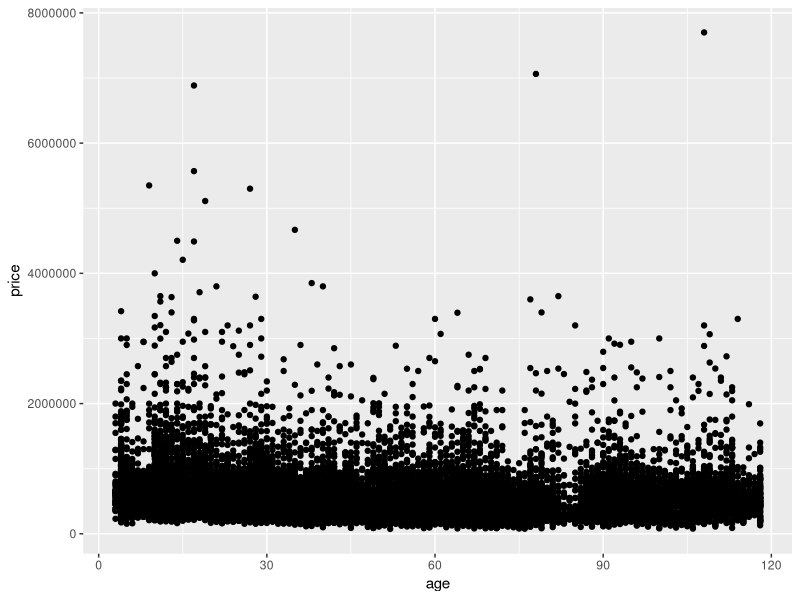
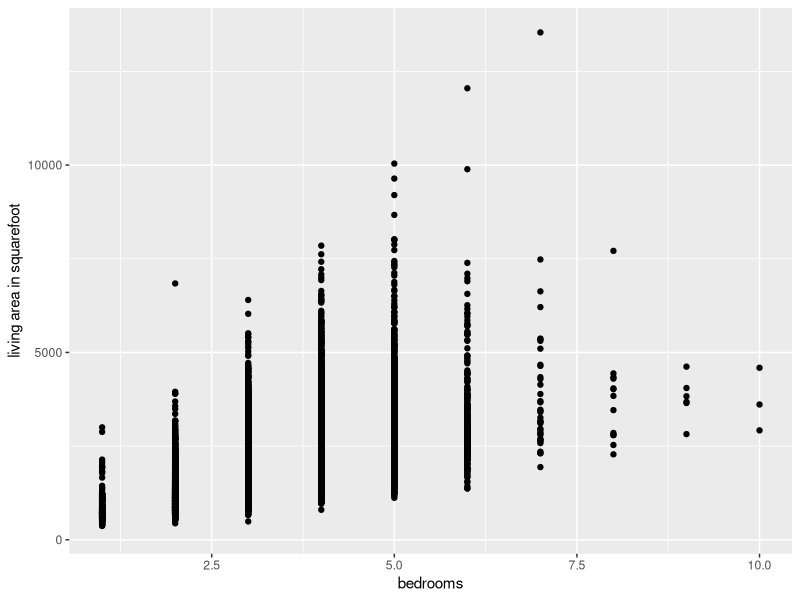
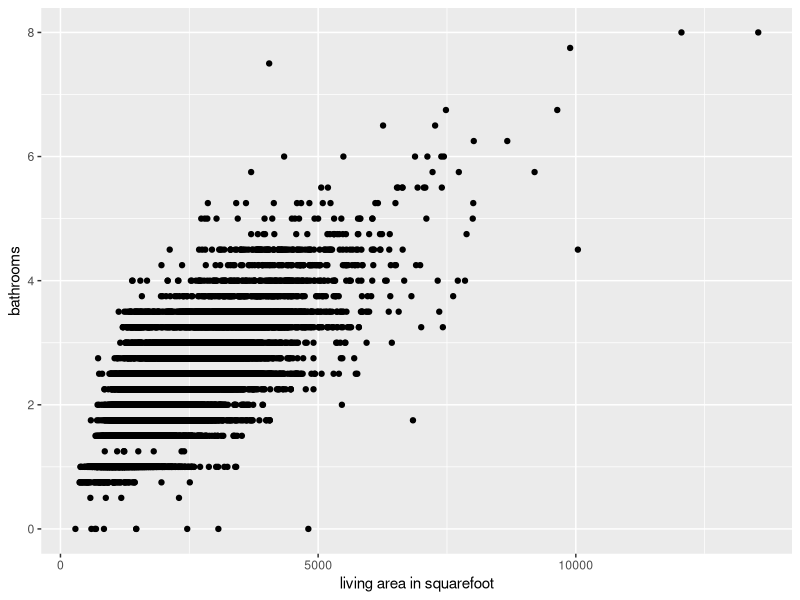
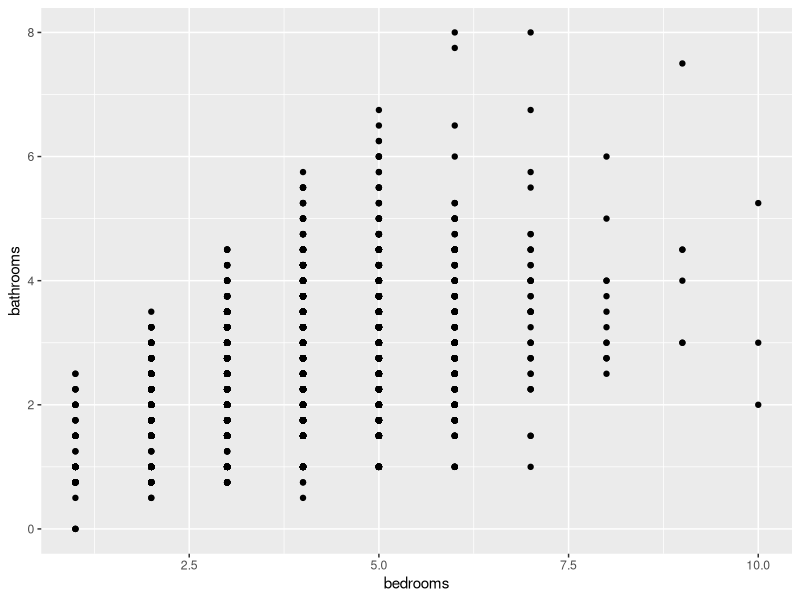
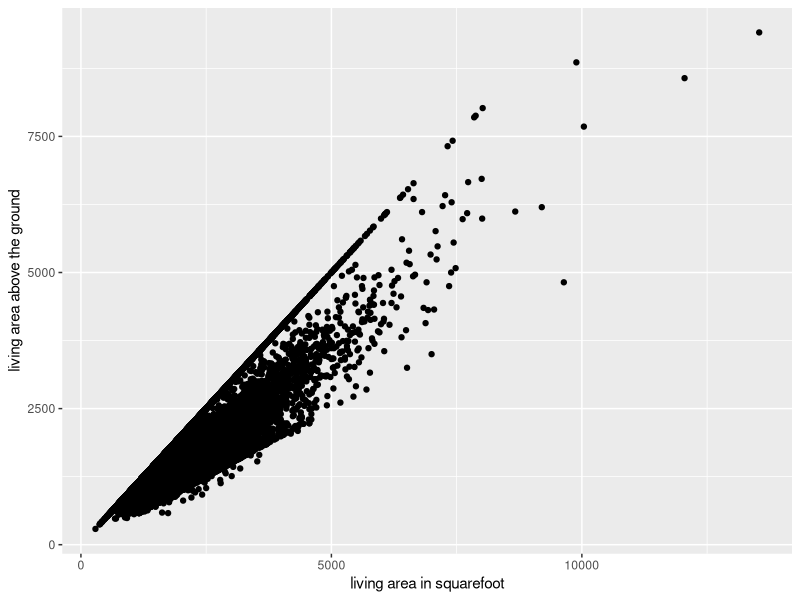
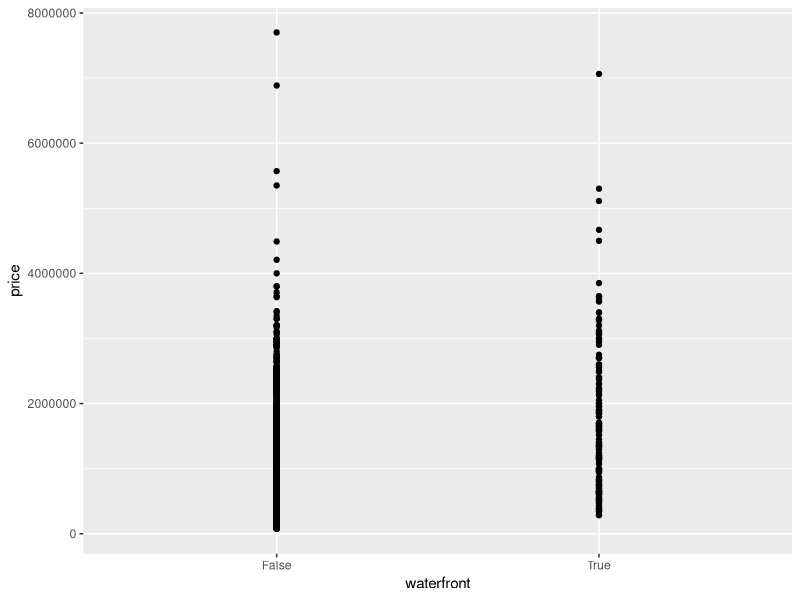
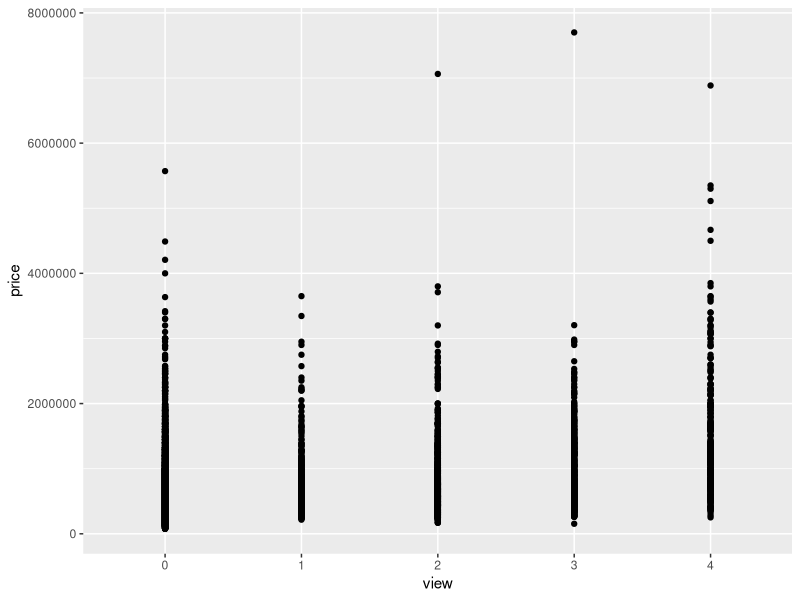
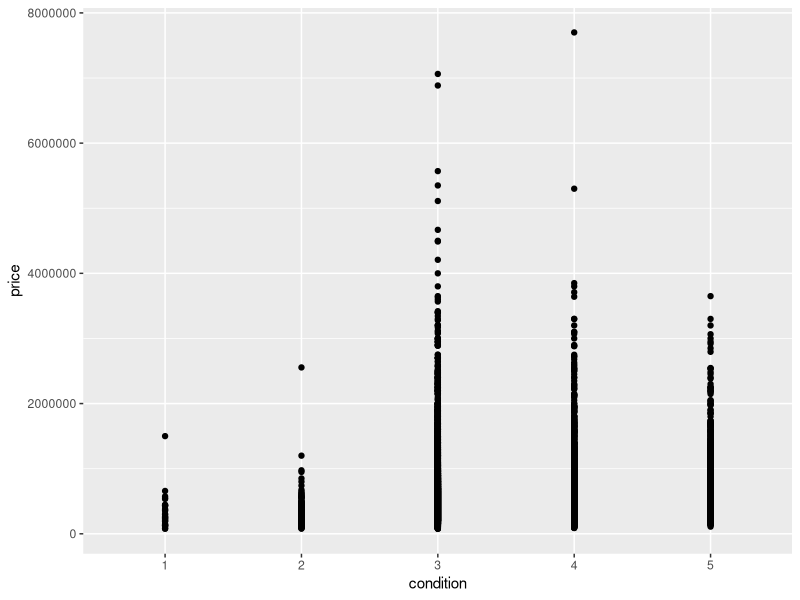

The R source for these figures, in order:
## ---- chunk 1
knitr::opts_chunk$set(echo = TRUE, warning=F, message=F)
## ---- chunk 2

## Delete some shit bro
house <- read.csv("housing.csv")
str(house)
house$date <- sub("T000000", "", house$date)
house <- transform(house, date = as.Date(as.character(date), " %Y%m%d"))
house$waterfront <- factor(house$waterfront, levels= c(0,1), labels = c("False", "True"))
house$view <- factor(house$view, levels = c(0,1,2,3,4))
house$condition <- factor(house$condition, levels = c(1,2,3,4,5))
house$grade <- cut(house$grade, breaks = 3)
house$grade <- factor(house$grade,labels = c("L", "M", "H"))
## ---- chunk 3
house$age = 2018 - house$yr_built
library(ggplot2)
options(scipen=10000)
ggplot(house, aes(x = age, y = price)) + geom_point()
# As it seems in the graph the age doesn't have any major effect on the price
## ---- chunk 4
#sapply(house, is.numeric)
attach(house)
house = house[, -c(1, 2, 17, 18, 19)]
cor(house[, c(1,2,3,4,5,6,11,12,13,14,15,16,17)] , use = "everything")
## ---- chunk 5

cor(bedrooms, sqft_living) # 0.57
ggplot(house, aes(x = bedrooms,y = sqft_living)) + geom_point() +
  xlim(c(1,10)) + labs(y = "living area in squarefoot")
## ---- chunk 6
cor(sqft_living, bathrooms) # .75 => multicolinearity 
ggplot(house, aes(x = sqft_living, y = bathrooms)) + geom_point() +
  labs(x = "living area in squarefoot")
## ---- chunk 7
cor(bathrooms, bedrooms) # .51
ggplot(house, aes(x = bedrooms, y = bathrooms)) + geom_point() +
  xlim(c(1,10))
## ---- chunk 8
cor(sqft_living,sqft_above) # .87 => multicolinearity
ggplot(house, aes(x = sqft_living, y = sqft_above)) + geom_point() +
  labs(x = "living area in squarefoot", y = "living area above the ground")

## ---- chunk 9
# waterfront, view, condition, grade
ggplot(house, aes(x = waterfront , y = price))+ geom_point()
ggplot(house, aes(x = view , y = price))+ geom_point()
ggplot(house, aes(x = condition , y = price))+ geom_point()
ggplot(house, aes(x = grade , y = price))+ geom_point()
## ---- chunk 10
sample <- sample(nrow(house), floor(nrow(house) * .8))
train <- house[sample,]
test <- house[-sample,]
## ---- chunk 11
model1 <- lm(price ~., data = train)
summary(model1) # r = .642, r^2 = .6416
# R and R^2 are close and higher than the 50% which means that our model is good
## ---- chunk 12
# Date: this simply means that every day the price of houses are increasing from the intercept
# Bedrooms, bathrooms increasing or decreasing them changes based on the intercept
# sqft_living, sqft_lot (insignificant), floors (insignificant) more of these = higher price
# waterfront true => higher price, view & condition & grade higher points => higher price
# sqft_above same as other sqrft
# yr_built, yr_renovated changes the price basedon built and if renovated
# zipcode, lat, long changes the price based on location
# sqft_living15 sqft_lot15  price changes based on how big their neighbhoors houses are
## ---- chunk 13
model2 <- lm(price ~. , data = subset(house, select = c(-sqft_lot15, -sqft_living15, -sqft_above)))
summary(model2)
#r and r^2 became lower, the ones i chose to remove were the one corrolated most
## ---- chunk 14
house$grade <- relevel(house$grade, ref='H')
model3 <- lm(price~., data=house)
summary(model3)
# the coefficient of this one is higher because "H" will make the price og the house be higher
# and this also caused the r and r^2 to drop to 0.63
## ---- chunk 15
pred1 <- predict(model1, newdata = test)
sqrt(mean((test$price- pred1)^2))
#221559.6
pred2 <- predict(model2, newdata = test)
sqrt(mean((test$price- pred2)^2))
#222467.7
pred3 <- predict(model3, newdata = test)
sqrt(mean((test$price- pred3)^2))
#220637.6

# => second model
